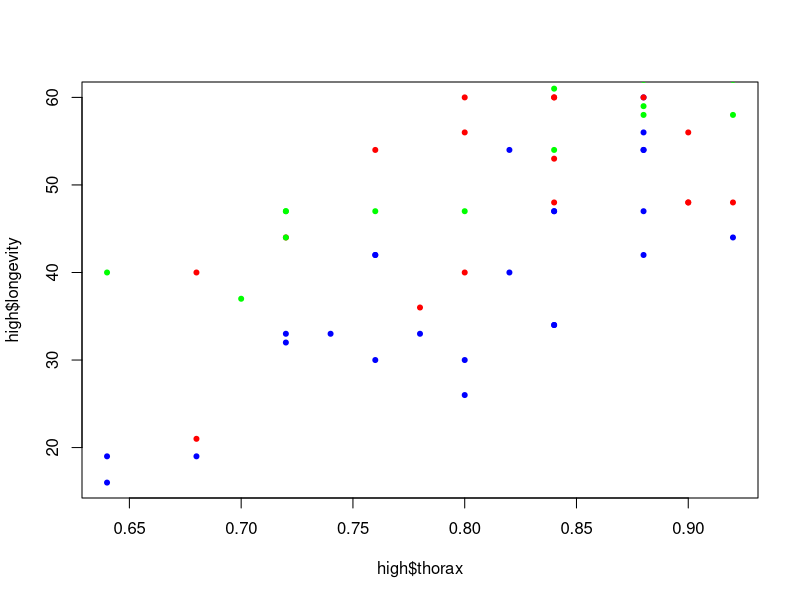
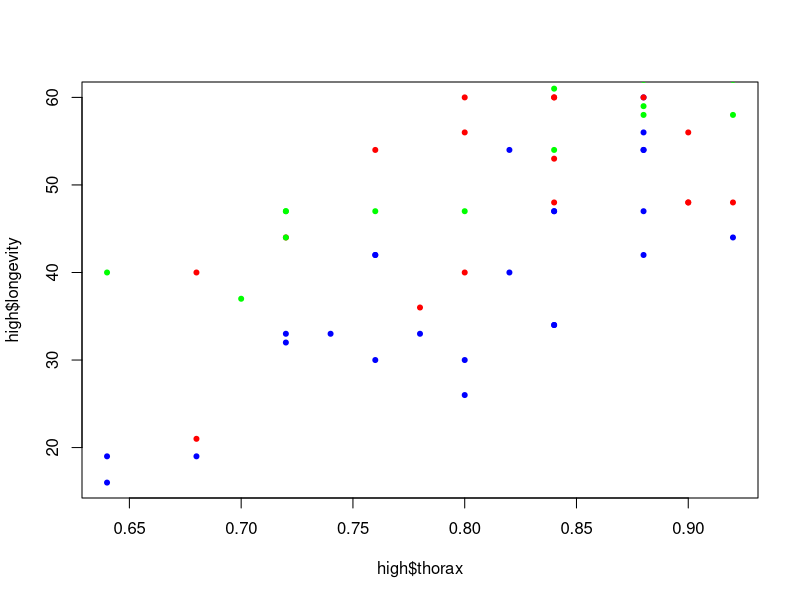

These figures' R source, in order:
## ---- chunk 1
fruitflies = read.csv("fruitflies.txt", sep="")
fruitflies = fruitflies[sample(nrow(fruitflies)),]
loglong = log(fruitflies["longevity"])
fruitflies['loglongevity'] = loglong
## ---- chunk 2
high = subset(fruitflies, activity == 'high')
low = subset(fruitflies, activity == 'low')
isolated = subset(fruitflies, activity == 'isolated')

plot(high$thorax, high$longevity, col='blue', pch=20)
points(low$thorax, low$longevity, col='red', pch=20)
points(isolated$thorax, isolated$longevity, col='green', pch=20)
## ---- chunk 3
fruitflies_model <- aov(loglongevity ~ activity, data=fruitflies)
fruitflies_model
summary(fruitflies_model)
## ---- chunk 4
mean(high$longevity)
mean(low$longevity)
mean(isolated$longevity)
## ---- chunk 5
fruitflies_model2 <- aov(loglongevity ~ activity + thorax, data=fruitflies)
fruitflies_model2
#Anova(fruitflies_model2, type="III") 
summary(fruitflies_model2)
## ---- chunk 6
max_thorax = max(fruitflies['thorax'])
min_thorax = min(fruitflies['thorax'])
max_thorax_ff = subset(fruitflies, thorax == max_thorax)
min_thorax_ff = subset(fruitflies, thorax == min_thorax)

high_max = subset(high, thorax == max(high['thorax']))
high_min = subset(high, thorax == min(high['thorax']))
low_max = subset(low, thorax == max(low['thorax']))
low_min = subset(low, thorax == min(low['thorax']))
isolated_max = subset(isolated, thorax == max(isolated['thorax']))
isolated_min = subset(isolated, thorax == min(isolated['thorax']))

print("High")
mean(high_max$longevity)
mean(high_min$longevity)
print("Low")
mean(low_max$longevity)
mean(low_min$longevity)
print("Isolated")
mean(isolated_max$longevity)
mean(isolated_min$longevity)
## ---- chunk 7
plot(high$thorax, high$longevity, col='blue', pch=20)
points(low$thorax, low$longevity, col='red', pch=20)
points(isolated$thorax, isolated$longevity, col='green', pch=20)
## ---- chunk 8
high_model <- aov(loglongevity ~ thorax, data=high)
summary(high_model)
print('-------------------------------------------')
low_model <- aov(loglongevity ~ thorax, data=low)
summary(low_model)
print('-------------------------------------------')
isolated_model <- aov(loglongevity ~ thorax, data=isolated)
summary(isolated_model)
## ---- chunk 9
fruitflies_model2 <- aov(longevity ~ activity + thorax, data=fruitflies)
fruitflies_model2
#Anova(fruitflies_model2, type="III") 
summary(fruitflies_model2)
